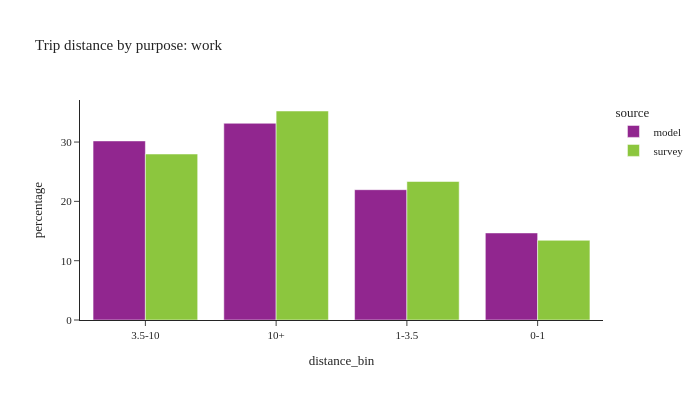

This figure's notebook cell:
### Code cell
plot_bins(trip, pl.col('dpurp') == 1, 'work')

### Figure 1 — Plotly figure (JSON) as saved in the notebook; plotly's stock layout.template omitted (floating-point values rounded to 4 significant figures)
{"data": [{"alignmentgroup": "True", "customdata": [[650263], [714310], [473191], [316121]], "hovertemplate": "source=model<br>distance_bin=%{x}<br>percentage=%{y}<br>sample count=%{customdata[0]}<extra></extra>", "legendgroup": "model", "marker": {"color": "#91268F", "pattern": {"shape": ""}}, "name": "model", "offsetgroup": "model", "orientation": "v", "showlegend": true, "textposition": "auto", "type": "bar", "x": ["3.5-10", "10+", "1-3.5", "0-1"], "xaxis": "x", "y": [30.19, 33.16, 21.97, 14.68], "yaxis": "y"}, {"alignmentgroup": "True", "customdata": [[741], [709], [588], [522]], "hovertemplate": "source=survey<br>distance_bin=%{x}<br>percentage=%{y}<br>sample count=%{customdata[0]}<extra></extra>", "legendgroup": "survey", "marker": {"color": "#8CC63E", "pattern": {"shape": ""}}, "name": "survey", "offsetgroup": "survey", "orientation": "v", "showlegend": true, "textposition": "auto", "type": "bar", "x": ["3.5-10", "10+", "1-3.5", "0-1"], "xaxis": "x", "y": [27.98, 35.24, 23.35, 13.43], "yaxis": "y"}], "layout": {"barmode": "group", "font": {"size": 11}, "height": 400, "legend": {"title": {"text": "source"}, "tracegroupgap": 0}, "title": {"text": "Trip distance by purpose: work"}, "width": 700, "xaxis": {"anchor": "y", "domain": [0.0, 1.0], "title": {"text": "distance_bin"}}, "yaxis": {"anchor": "x", "domain": [0.0, 1.0], "title": {"text": "percentage"}}}}
